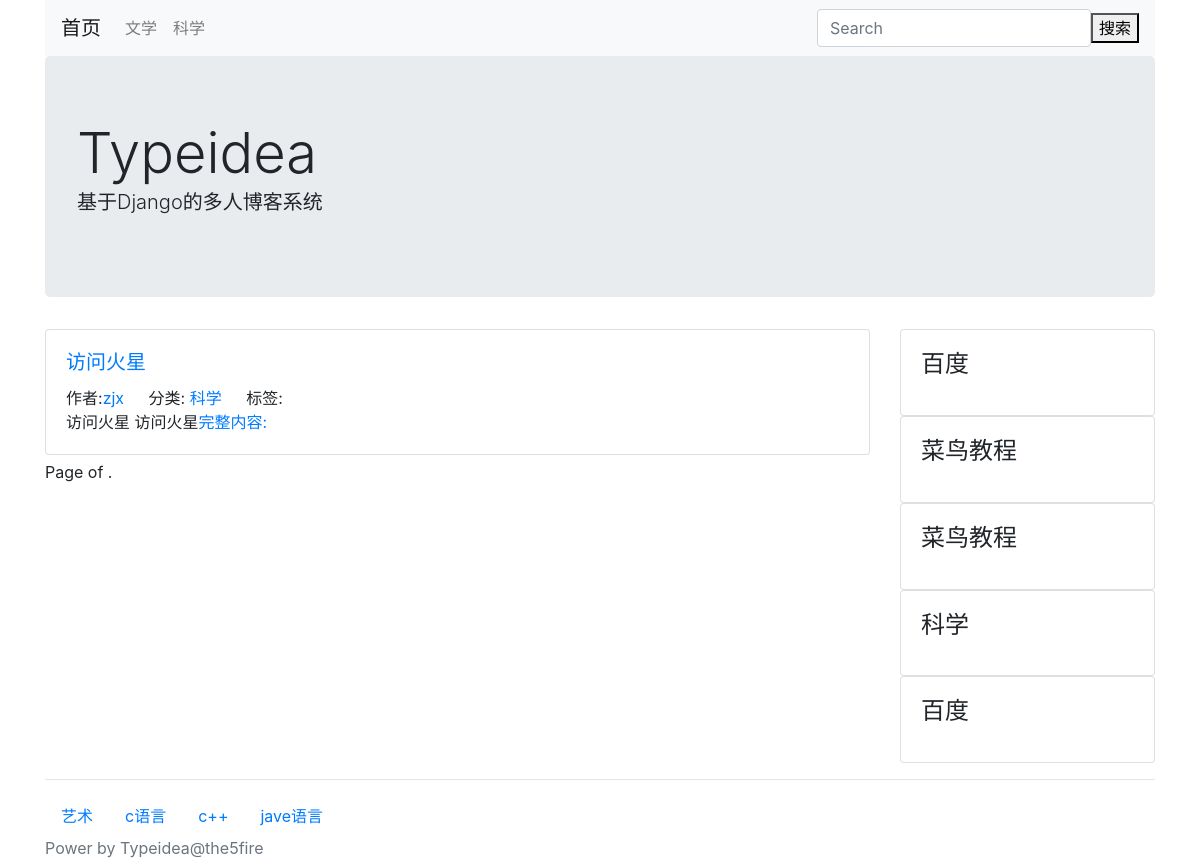
The app's page /category/2/ with its own data.
### blog/models.py (models this page shows, shortened)
class Category(models.Model):
    STATUS_NORMAL = 1
    STATUS_DELETE = 0
    STATUS_ITEMS = (
            (STATUS_NORMAL, '正常'),
            (STATUS_DELETE, '删除'),
    )
    name = models.CharField(max_length=50, verbose_name="名称")
    status = models.PositiveIntegerField(default=STATUS_NORMAL,
            choices=STATUS_ITEMS, verbose_name="状态")
    is_nav = models.BooleanField(default=False, verbose_name="是否为导航")
    owner = models.ForeignKey(User, verbose_name="作者",on_delete=models.DO_NOTHING)
    created_time = models.DateTimeField(auto_now_add=True, verbose_name="创建时间")
    class Meta:
        verbose_name = verbose_name_plural = '分类'
    @classmethod
    def get_navs(cls):
        categories = cls.objects.filter(status=cls.STATUS_NORMAL)
        nav_categories = []
        normal_categories = []
        for cate in categories:
            if cate.is_nav:
                nav_categories.append(cate)
            else:
                normal_categories.append(cate)
        return {
            'navs': nav_categories,
            'categories': normal_categories,
        }

class Post(models.Model):
    STATUS_NORMAL = 1
    STATUS_DELETE = 0
    STATUS_DRAFT = 2
    STATUS_ITEMS = (
        (STATUS_NORMAL, '正常'),
        (STATUS_DELETE, '删除'),
        (STATUS_DRAFT, '草稿'),
    )
    pv = models.PositiveIntegerField(default=1)
    uv = models.PositiveIntegerField(default=1)
    title = models.CharField(max_length=255, verbose_name="标题")
    desc = models.CharField(max_length=1024, blank=True, verbose_name="摘要")
    content = models.TextField(verbose_name="正文", help_text="正文必须为MarkDown格式")
    status = models.PositiveIntegerField(default=STATUS_NORMAL,
        choices=STATUS_ITEMS, verbose_name="状态")
    category = models.ForeignKey(Category, verbose_name="分类",on_delete=models.DO_NOTHING)
    tag = models.ManyToManyField(Tag, verbose_name="标签")
    owner = models.ForeignKey(User, verbose_name="作者",on_delete=models.DO_NOTHING)
    created_time = models.DateTimeField(auto_now_add=True, verbose_name="创建时间")
    class Meta:
        verbose_name = verbose_name_plural = "文章"
        ordering = ['-id']

### cofig/models.py (models this page shows, shortened)
class SideBar(models.Model):
    DISPLAY_HTML = 1
    DISPLAY_LATEST = 2
    DISPLAY_HOT = 3
    DISPLAY_COMMENT = 4
    SIDE_TYPE = (
        (DISPLAY_HTML, 'HTML'),
        (DISPLAY_LATEST, '最新文章'),
        (DISPLAY_HOT, '最热文章'),
        (DISPLAY_COMMENT, '最近评论'),
    )
    STATUS_SHOW = 1
    STATUS_HIDE = 0
    STATUS_ITEMS = (
        (STATUS_SHOW, '展示'),
        (STATUS_HIDE, '隐藏'),
    )
    title = models.CharField(max_length=50, verbose_name= "标题")
    display_type = models.PositiveIntegerField(default=1, choices=SIDE_TYPE,
                                                verbose_name="展示类型")
    content = models .CharField(max_length=500, blank=True, verbose_name="内容",
                                help_text="如果设置的不是HTML类型，可为空")
    status=models.PositiveIntegerField(default=STATUS_SHOW, choices=STATUS_ITEMS,
                                        verbose_name="状态")
    owner= models.ForeignKey(User, verbose_name= "作者",on_delete=models.DO_NOTHING)
    created_time= models.DateTimeField(auto_now_add=True, verbose_name="创建时间")
    class Meta:
        verbose_name = verbose_name_plural="侧边栏"
    @classmethod
    def get_all(cls):
        return cls.objects.filter(status=cls.STATUS_SHOW)

### blog/views.py (the view)
# urls.py: url(r'^category/(?P<category_id>\d+)/$', CategoryView.as_view(), name='category-list'),
class CategoryView(IndexView):
    def get_context_data(self, **kwargs):
        context = super().get_context_data(**kwargs)
        category_id = self.kwargs.get('category_id')
        category = get_object_or_404(Category, pk=category_id)
        context.update({
            'category':category,
        })
        return context
    def get_queryset(self):
        queryset = super().get_queryset()
        category_id = self.kwargs.get('category_id')
        return queryset.filter(category_id=category_id)

### blog/views.py (called while the page is built)
        def get_context_data(self, **kwargs):
            context = super().get_context_data(**kwargs)
            context.update({
                'sidebars': SideBar.get_all(),
            })
            context.update(Category.get_navs())
            return context

### typeidea/templates/blog/list.html (shortened to what this page needs)
<!DOCTYPE html>
<html lang="en">
<head>
</head>
<body>
{% extends "./base.html" %}
{% block main %}
    {% for post in post_list %}
        <div class="card post">
            <div class="card-body">
                <h5 class="card-title"><a href="{% url 'post-detail' post.id %}">{{ post.title }}</a></h5>
                <span class="card-link">作者:<a href="#">{{ post.owner.username }}</a></span>
                <span class="card-link">分类:<a href="{% url 'category-list' post.category.id %}">
                    {{ post.category.name }}</a></span>
                <span class="card-link">标签:
                </span>
        <p class="card-text">{{ post.desc }}<a href="{% url 'post-detail' post.id %}">完整内容:</a></p>
            </div>
        </div>
    {% endfor %}
    {% if page_obj %}
        Page {{ page_obj_number }} of {{ paginator.num_page }}.
    {% endif %}
{% endblock %}

### typeidea/templates/blog/base.html (shortened to what this page needs)
{% load static %}
<!DOCTYPE html>
<html lang="en">
<head>
    <link rel="stylesheet" href="https://cdn.bootcss.com/bootstrap/4.0.0/css/bootstrap.css">
</head>
<body>
<div class="container head">
    <nav class="navbar navbar-expand-lg navbar-light bg-light">
        <a class="navbar-brand" href="/">首页</a>
        <div class="collapse navbar-collapse" id="navbarSupportedContent">
            <ul class="navbar-nav mr-auto">
                {% for cate in navs %}
                    <li class="nav-item">
                        <a class="nav-link" href="{% url 'category-list' cate.id %}">
                            {{ cate.name }}</a>
                    </li>
                {% endfor %}
            </ul>
            <from class="form-inline" action='/search/' method='GET'>
                <input class="form-control" type="search" name="keyword" placeholder="Search" aria-label="Search"
                       value="{{ keyword }}">
                <button class="bth bth-outline-success" type="submit">搜索</button>
            </from>
        </div>
    </nav>
    <div class="jumbotron">
        <hl class="display-4">Typeidea</hl>
        <p class="lead">基于Django的多人博客系统</p>
    </div>
</div>
<div class="container main">
    <div class="row">
        <div class="col-9 post-list">
            {% block main %}
            {% endblock %}
        </div>
        <div class="col-3">
            {% block sidebar %}
                {% for sidebar in sidebars %}
                    <div class="card sidebar">
                        <div class="card-body">
                            <h4 class="card-title">{{ sidebar.title }}</h4>
                        </div>
                    </div>
                {% endfor %}
            {% endblock %}
        </div>
    </div>
</div>
<footer class="footer">
    {% block footer %}
        <div class="container">
            <hr/>
            <nav class="nav category">{% for cate in categories %}
                <a href="{% url 'category-list' cate.id %}" class="nav-link"> {{ cate.name }}</a>
            {% endfor %}
            </nav>
        </div>
        <div class="container power">
            <span class="text-muted">Power by Typeidea@the5fire</span>
        </div>
    {% endblock %}
</footer>
</body>
</html>

### typeidea/templates/blog/base.html (style rules this page uses)
.post { margin-bottom: 5px; }

### records on screen
Category: name "文学"
Category: name "科学"
Post: title "访问火星", owner.username "zjx", category.name "科学", desc "访问火星 访问火星"
SideBar: title "百度"
SideBar: title "菜鸟教程"
SideBar: title "菜鸟教程"
SideBar: title "科学"
SideBar: title "百度"
Category: name "艺术"
Category: name "c语言"
Category: name "c++"
Category: name "jave语言"
